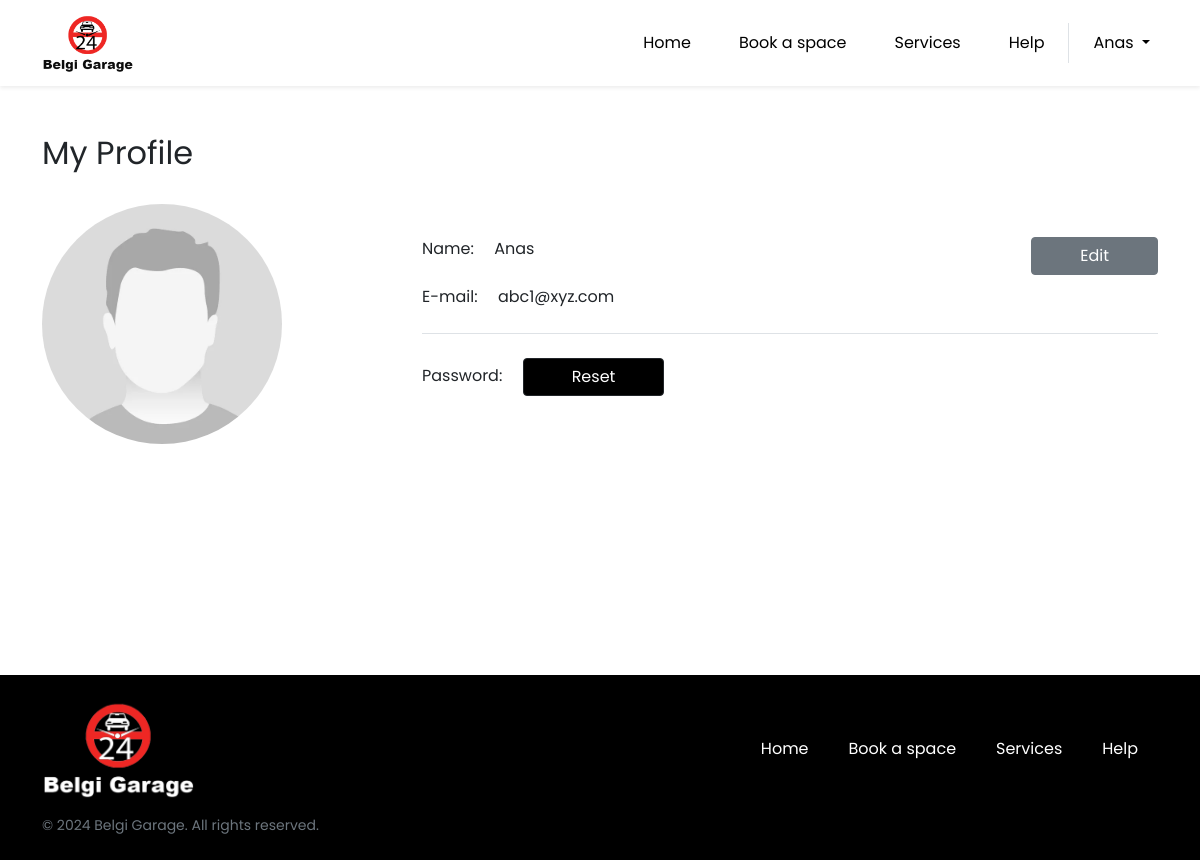
Screenshot of /profile.php (signed in) with the database file from the repository.
### tables this page shows
CREATE TABLE `users` (
  `u_id` int NOT NULL,
  `name` varchar(255) DEFAULT NULL,
  `email` varchar(255) DEFAULT NULL,
  `password` varchar(255) DEFAULT NULL,
  `image` varchar(255) NOT NULL DEFAULT 'placeholder.jpg',
  `type` varchar(255) DEFAULT NULL
);

### profile.php (the view, shortened to what this page needs)
<?php
include('db_conn.php');
if (checkUserType() == 'Driver' || checkUserType() == 'Owner') {
    $u_id = $_SESSION['u_id'];
    $sql2 = "SELECT * FROM `users` WHERE `u_id` = '$u_id'";
    $result2 = mysqli_query($conn, $sql2);
    $row2 = mysqli_fetch_assoc($result2);
    if (!empty($row2)) {
        $name = $row2['name'];
        $email = $row2['email'];
        $image = './assets/uploads/' . $row2['image'];
    } else {
        header('location:index.php?err=1');
    }
} else {
    header('location:index.php?err=1');
}
?>
<!DOCTYPE html>
<html lang="en">
    <head>
        <link rel="stylesheet" href="https://cdnjs.cloudflare.com/ajax/libs/font-awesome/6.4.0/css/all.min.css"
 />
        <link rel="stylesheet" href="./assets/css/bootstrap.min.css">
        <link rel="stylesheet" href="./assets/css/style.css?v=1_1">
    </head>
    <body>
        <?php include('header.php'); ?>
        <main>
            <section class="py-5">
                <div class="container">
                    <h2 class="fw-normal">My Profile</h2>
                    <div class="row py-4 align-items-center">
                        <div class="col-md-4 text-md-start text-center">
                            <img src="<?php echo $image; ?>" alt="" class="img-fluid profile-img">
                        </div>
                        <div class="col-md-8">
                            <div class="d-flex justify-content-between pb-4 border-bottom">
                                <div>
                                    <p class="pb-2"><span class="label">Name:</span> <span class="ps-3">
                                            <?php echo $name; ?>
                                        </span></p>
                                    <p class="mb-0"><span class="label">E-mail:</span> <span class="ps-3">
                                            <?php echo $email; ?>
                                        </span></p>
                                </div>
                                <div><button class="btn btn-secondary px-5" data-bs-toggle="modal"
                                        data-bs-target="#updateModal">Edit</button></div>
                            </div>
                            <p class="pt-4"><span class="label">Password:</span> <button
                                    class="btn btn-dark ms-3 px-5" data-bs-toggle="modal"
                                        data-bs-target="#passwordModal">Reset</button></p>
                        </div>
                    </div>
                </div>
            </section>
        </main>
        <?php include_once './footer.php'; ?>
    </body>
</html>

### assets/css/style.css (style rules this page uses)
body { font-family: 'Poppins', sans-serif; }
main { min-height: calc(100vh - 211px); }
.bg-dark,.btn-dark { background-color: #000000 !important; }
.profile-img { width: 240px; height: 240px; border-radius: 100%; object-fit: cover; }

### rows the page displays
users: image (placeholder picture), name "Anas", email "abc1@xyz.com"

### other values shown
$_SESSION['name'] "Anas"
